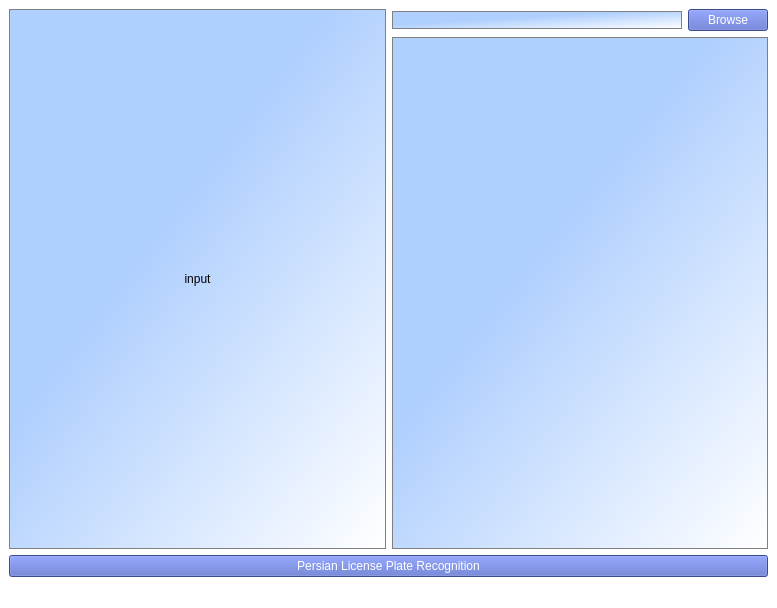
<?xml version="1.0" encoding="UTF-8"?>
<ui version="4.0">
 <class>MainWindow</class>
 <widget class="QMainWindow" name="MainWindow">
  <property name="geometry">
   <rect>
    <x>0</x>
    <y>0</y>
    <width>777</width>
    <height>608</height>
   </rect>
  </property>
  <property name="minimumSize">
   <size>
    <width>579</width>
    <height>600</height>
   </size>
  </property>
  <property name="windowTitle">
   <string>Persian License Plate Recognition</string>
  </property>
  <property name="windowIcon">
   <iconset>
    <normaloff>C:/Users/nematizadeh/Downloads/icon-car.png</normaloff>C:/Users/nematizadeh/Downloads/icon-car.png</iconset>
  </property>
  <property name="styleSheet">
   <string notr="true">background-color: rgb(255, 255, 255);</string>
  </property>
  <widget class="QWidget" name="centralwidget">
   <layout class="QGridLayout" name="gridLayout_2">
    <item row="5" column="1">
     <widget class="QPushButton" name="pushButton">
      <property name="minimumSize">
       <size>
        <width>24</width>
        <height>6</height>
       </size>
      </property>
      <property name="maximumSize">
       <size>
        <width>16777215</width>
        <height>16777215</height>
       </size>
      </property>
      <property name="styleSheet">
       <string notr="true">background-color: rgb(247, 215, 58);
color: rgb(255, 255, 255);
background-color: rgb(82, 103, 199);
font: 700 11pt &quot;Palatino Linotype&quot;;

</string>
      </property>
      <property name="text">
       <string>Persian License Plate Recognition</string>
      </property>
     </widget>
    </item>
    <item row="0" column="1">
     <layout class="QHBoxLayout" name="horizontalLayout">
      <item>
       <widget class="QLabel" name="lbl_preview">
        <property name="sizePolicy">
         <sizepolicy hsizetype="MinimumExpanding" vsizetype="Expanding">
          <horstretch>0</horstretch>
          <verstretch>0</verstretch>
         </sizepolicy>
        </property>
        <property name="minimumSize">
         <size>
          <width>35</width>
          <height>14</height>
         </size>
        </property>
        <property name="maximumSize">
         <size>
          <width>600</width>
          <height>600</height>
         </size>
        </property>
        <property name="styleSheet">
         <string notr="true">background-color: rgb(255, 252, 242);
background-color: rgb(237, 244, 254);
border: 1px solid gray;
background-color: qlineargradient(spread:pad, x1:0.287, y1:0.222, x2:1, y2:1, stop:0.20442 rgba(175, 207, 254, 255), stop:1 rgba(255, 255, 255, 255));

font: 700 11pt &quot;Palatino Linotype&quot;;</string>
        </property>
        <property name="text">
         <string>input</string>
        </property>
        <property name="scaledContents">
         <bool>true</bool>
        </property>
        <property name="alignment">
         <set>Qt::AlignCenter</set>
        </property>
       </widget>
      </item>
      <item>
       <layout class="QVBoxLayout" name="verticalLayout">
        <property name="sizeConstraint">
         <enum>QLayout::SetDefaultConstraint</enum>
        </property>
        <item>
         <layout class="QHBoxLayout" name="horizontalLayout_2">
          <item>
           <widget class="QLineEdit" name="tb_path">
            <property name="sizePolicy">
             <sizepolicy hsizetype="Expanding" vsizetype="Fixed">
              <horstretch>0</horstretch>
              <verstretch>0</verstretch>
             </sizepolicy>
            </property>
            <property name="styleSheet">
             <string notr="true">background-color: rgb(25, 35, 45);
background-color: rgb(25, 32, 45);
border: 1px solid gray;
background-color: qlineargradient(spread:pad, x1:0.287, y1:0.222, x2:1, y2:1, stop:0.20442 rgba(175, 207, 254, 255), stop:1 rgba(255, 255, 255, 255));

font: 700 11pt &quot;Palatino Linotype&quot;;

</string>
            </property>
           </widget>
          </item>
          <item>
           <widget class="QPushButton" name="btn_browse">
            <property name="styleSheet">
             <string notr="true">background-color: rgb(247, 215, 58);
color: rgb(255, 255, 255);
background-color: rgb(82, 103, 199);
font: 700 11pt &quot;Palatino Linotype&quot;;


</string>
            </property>
            <property name="text">
             <string>Browse</string>
            </property>
           </widget>
          </item>
         </layout>
        </item>
        <item>
         <widget class="QTextBrowser" name="textBrowser">
          <property name="styleSheet">
           <string notr="true">background-color: rgb(255, 252, 242);
background-color: rgb(237, 244, 254);
border: 1px solid gray;
background-color: qlineargradient(spread:pad, x1:0.287, y1:0.222, x2:1, y2:1, stop:0.20442 rgba(175, 207, 254, 255), stop:1 rgba(255, 255, 255, 255));

font: 700 11pt &quot;Palatino Linotype&quot;;</string>
          </property>
          <property name="html">
           <string>&lt;!DOCTYPE HTML PUBLIC &quot;-//W3C//DTD HTML 4.0//EN&quot; &quot;http://www.w3.org/TR/REC-html40/strict.dtd&quot;&gt;
&lt;html&gt;&lt;head&gt;&lt;meta name=&quot;qrichtext&quot; content=&quot;1&quot; /&gt;&lt;meta charset=&quot;utf-8&quot; /&gt;&lt;style type=&quot;text/css&quot;&gt;
p, li { white-space: pre-wrap; }
hr { height: 1px; border-width: 0; }
li.unchecked::marker { content: &quot;\2610&quot;; }
li.checked::marker { content: &quot;\2612&quot;; }
&lt;/style&gt;&lt;/head&gt;&lt;body style=&quot; font-family:'Palatino Linotype'; font-size:11pt; font-weight:700; font-style:normal;&quot;&gt;
&lt;p style=&quot;-qt-paragraph-type:empty; margin-top:0px; margin-bottom:0px; margin-left:0px; margin-right:0px; -qt-block-indent:0; text-indent:0px;&quot;&gt;&lt;br /&gt;&lt;/p&gt;&lt;/body&gt;&lt;/html&gt;</string>
          </property>
         </widget>
        </item>
       </layout>
      </item>
     </layout>
    </item>
    <item row="4" column="1">
     <layout class="QVBoxLayout" name="verticalLayout_2"/>
    </item>
   </layout>
  </widget>
  <widget class="QMenuBar" name="menubar">
   <property name="geometry">
    <rect>
     <x>0</x>
     <y>0</y>
     <width>777</width>
     <height>24</height>
    </rect>
   </property>
  </widget>
  <widget class="QStatusBar" name="statusbar"/>
 </widget>
 <resources/>
 <connections/>
</ui>
